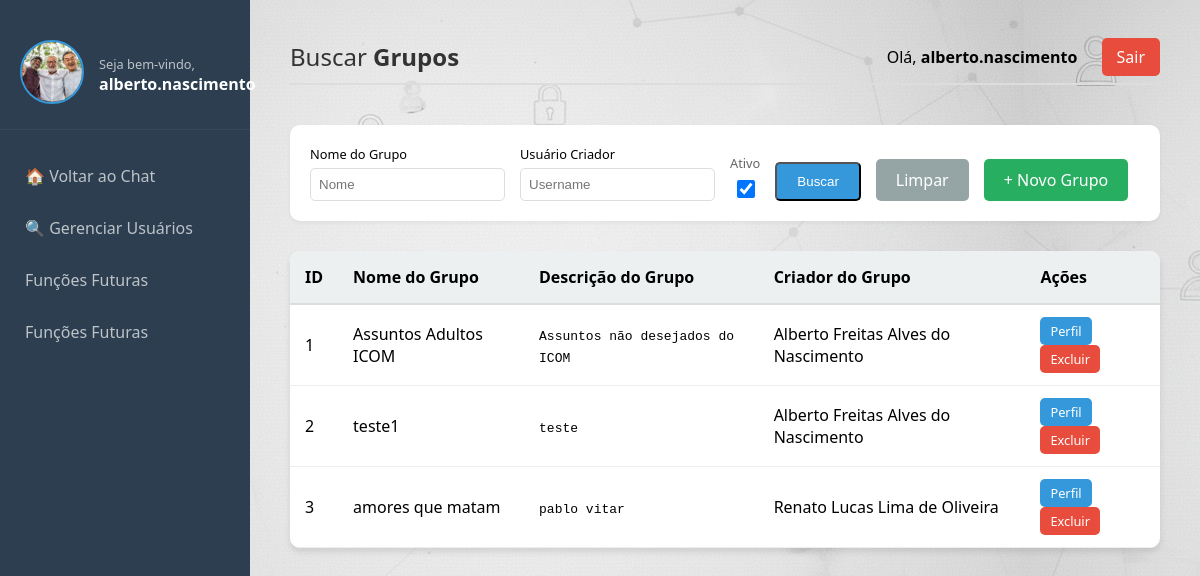
The app's page /twoway/pages/search_groups/index.php (signed in), older data.
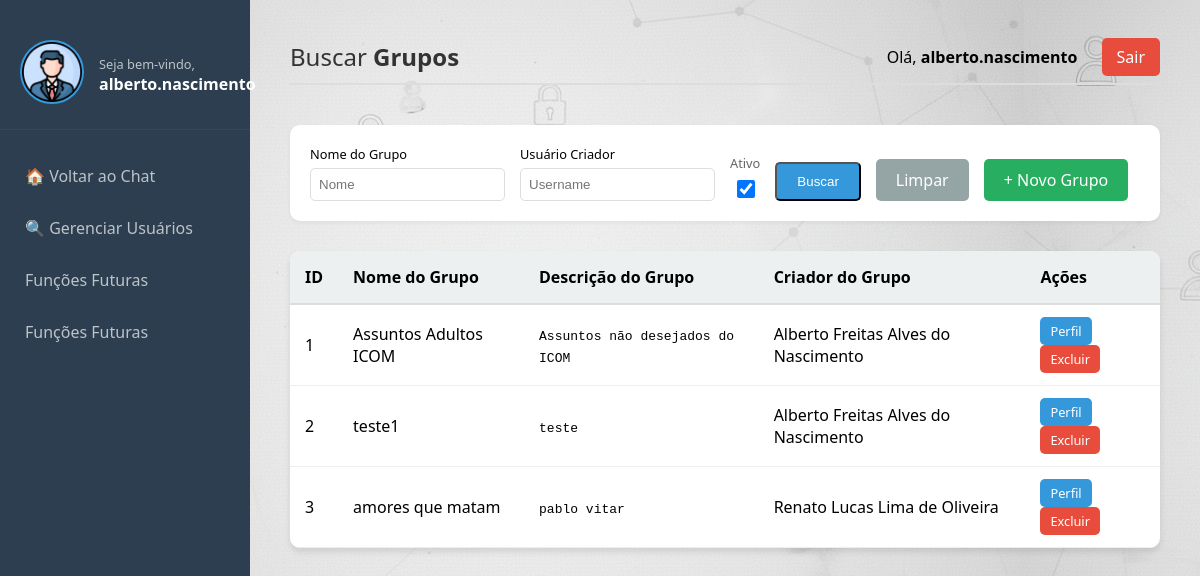
The same page, newer data.
### tables this page shows
CREATE TABLE `usuarios` (
  `id` int(11) NOT NULL AUTO_INCREMENT,
  `nome_completo` varchar(255) NOT NULL,
  `username` varchar(50) NOT NULL,
  `email` varchar(100) DEFAULT NULL,
  `telefone` varchar(20) DEFAULT NULL,
  `password_hash` varchar(255) NOT NULL,
  `nivel_acesso` enum('admin','usuario') DEFAULT 'usuario',
  `status` tinyint(1) DEFAULT 1,
  `data_cadastro` timestamp NOT NULL DEFAULT current_timestamp(),
  `profile_pic` varchar(255) DEFAULT NULL,
  `usuario_criador` int(11) DEFAULT NULL,
  PRIMARY KEY (`id`),
  UNIQUE KEY `username` (`username`),
  UNIQUE KEY `email` (`email`),
  KEY `usuarios_usuarios_FK` (`usuario_criador`),
  CONSTRAINT `usuarios_usuarios_FK` FOREIGN KEY (`usuario_criador`) REFERENCES `usuarios` (`id`)
);

### twoway/pages/search_groups/index.php (the view, shortened to what the changed rows need)
<?php
include '../../engine/config.php';
$user_id = $_SESSION['user_id'];
$query_user = "SELECT profile_pic FROM usuarios WHERE id = ?";
$stmt = $conn->prepare($query_user);
$stmt->bind_param("i", $user_id);
$stmt->execute();
$res_user = $stmt->get_result();
$usuario = $res_user->fetch_assoc();
?>
<!DOCTYPE html>
<html lang="pt-BR">
<head>
    <link rel="stylesheet" href="../../styles/search_users/styles.css">
    <link rel="stylesheet" href="../../styles/minimo.css">
</head>
<body>
    <div class="sidebar">
        <div class="profile clearfix">
                <div id="perfil-user">
                    <img src="../../<?php echo $usuario['profile_pic']; ?>">
                </div>
                <div class="profile_info">
                    <h2><?php echo $_SESSION['username']; ?></h2>
                </div>
        </div>
    </div>
    <div class="main-content">
        <div style="background: white; border-radius: 10px; box-shadow: 0 4px 6px rgba(0,0,0,0.1); overflow: hidden;">
            <table style="width: 100%; border-collapse: collapse;">
                <thead>
                    <tr style="background-color: #ecf0f1; border-bottom: 2px solid #ddd;">
                        <th style="padding: 15px; text-align: left;">ID</th>
                        <th style="padding: 15px; text-align: left;">Nome do Grupo</th>
                        <th style="padding: 15px; text-align: left;">Descrição do Grupo</th>
                        <th style="padding: 15px; text-align: left;">Criador do Grupo</th>
                        <th style="padding: 15px; text-align: left;">Ações</th>
                    </tr>
                </thead>
            </table>
        </div>
    </div>
</body>
</html>

Row changes from the older to the newer data that the page shows:
changed usuarios: profile_pic: a different picture
